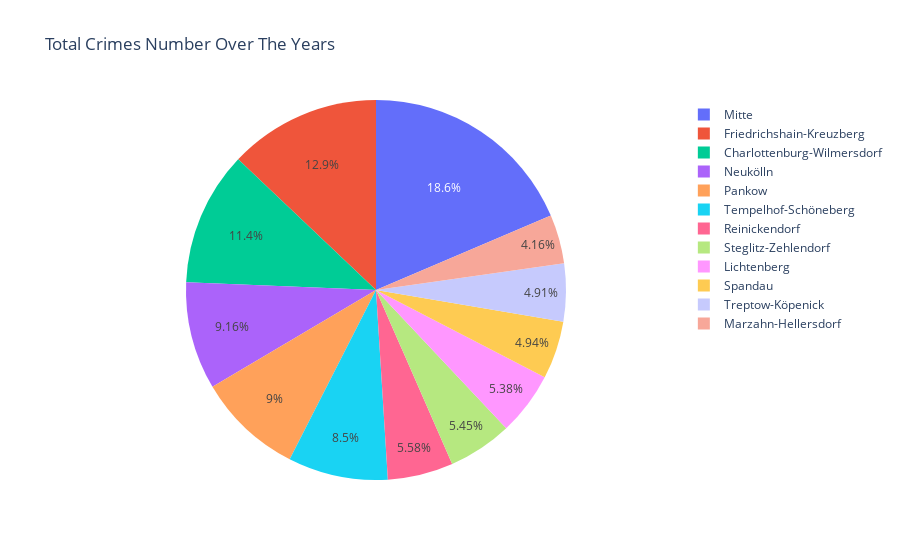

The cell this chart's notebook holds for it:
### Code cell
# Filtering The Data We Want
Crime_Sum = bc.groupby(['District'],as_index=False)[['Robbery','Theft','Drugs']].sum()
Crime_Sum['sum'] = Crime_Sum ['Robbery']+Crime_Sum['Theft']+Crime_Sum['Drugs']


# Making The Bar Char
px.pie(Crime_Sum, values='sum',names='District',
       labels={'sum':'Total Crimes Number'},title='Total Crimes Number Over The Years')

### Figure 1 — Plotly figure (JSON) as saved in the notebook; plotly's stock layout.template omitted (floating-point values rounded to 4 significant figures)
{"data": [{"domain": {"x": [0, 1], "y": [0, 1]}, "hovertemplate": "District=%{label}<br>Total Crimes Number=%{value}<extra></extra>", "labels": ["Charlottenburg-Wilmersdorf", "Friedrichshain-Kreuzberg", "Lichtenberg", "Marzahn-Hellersdorf", "Mitte", "Neukölln", "Pankow", "Reinickendorf", "Spandau", "Steglitz-Zehlendorf", "Tempelhof-Schöneberg", "Treptow-Köpenick"], "legendgroup": "", "name": "", "showlegend": true, "type": "pie", "values": [222678, 251819, 104822, 81108, 362477, 178534, 175340, 108698, 96289, 106227, 165631, 95657]}], "layout": {"legend": {"tracegroupgap": 0}, "title": {"text": "Total Crimes Number Over The Years"}}}
